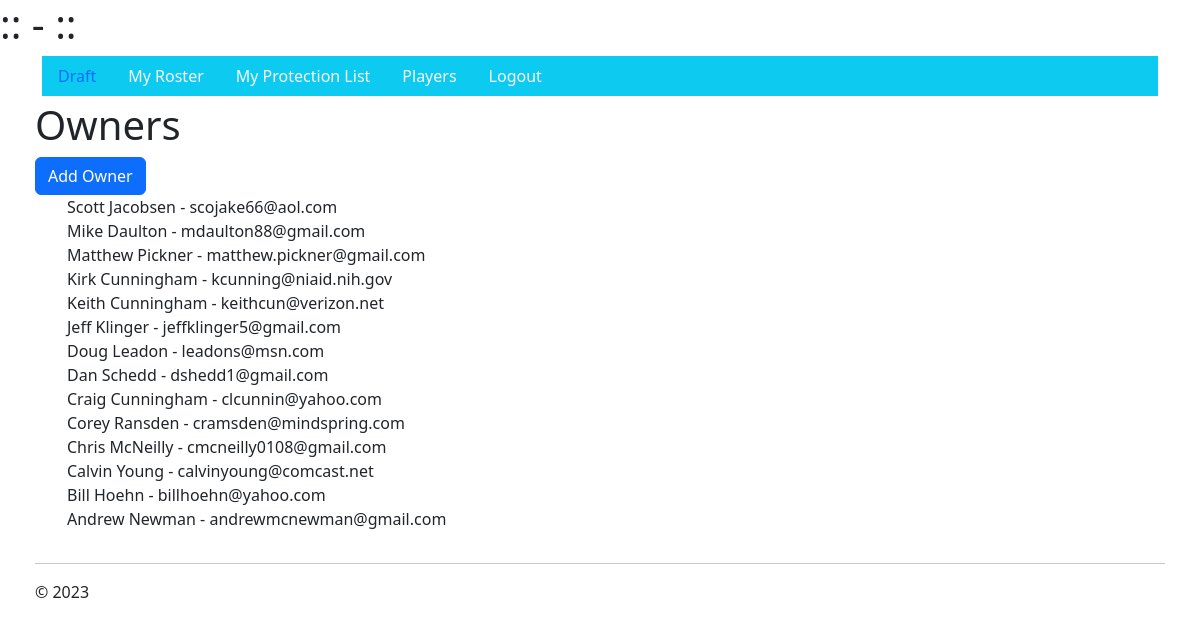
The app's page /owners/ with its own data.
### DAFLDraft/models.py (models this page shows, shortened)
class Owner(models.Model):
    name = models.CharField(max_length=100)
    email = models.EmailField()
    username = models.CharField(max_length=15, default="")
    class Meta:
        ordering = ["-name"]

### DAFLDraft/views.py (the view)
# urls.py: path("owners/", views.OwnerListView.as_view(), name="owner-list"),
class OwnerListView(ListView):
    model = Owner

### DAFLDraft/templates/DAFLDraft/owner_list.html (shortened to what this page needs)
{% extends "DAFLDraft/layout.html" %}
{% block content %}
<div class="row">
    <div class="col-12">
        <h1>Owners</h1>
    </div>
</div>
<div class="row">
    <div class="col-12">
        <a href="{% url 'owner-add' %}" class="btn btn-primary">Add Owner</a>
    </div>
</div>
<div class="row">
    <div class="col-12">
        <ul class="list=group">
            {% for obj in object_list %}
                <a href="{% url 'owner-update' pk=obj.id %}" class="list-group-item list-group-item-action">{{ obj.name }} - {{ obj.email }}</a>
            {% endfor %}
        </ul>
    </div>
</div>
{% endblock %}

### DAFLDraft/templates/DAFLDraft/layout.html (shortened to what this page needs)
<!DOCTYPE html>
<html>
<head>
    {% load static %}
    {% load bootstrap5 %}
    {% load bootstrap_icons %}
    {% bootstrap_css %}
    <link rel="stylesheet" type="text/css" href="{% static 'DAFLDraft/site.css' %}"/>
</head>
<body>
    <h1>:{{ user.get_username }}: - :{{ user.groups.all.0 }}:</h1>
    <div class="container">
        <div class="nav bg-info">
            <li class="nav-item">
                <a href="{% url 'roster-add' %}" class="nav-link link">Draft</a>
            </li>
            {% if not perms.team.can_view_team %}
            <li class="nav-item">
                <a href="{% url 'team-roster' %}" class="nav-link link-light">My Roster</a>
            </li>
            <li class="nav-item">
                <a href="{% url 'team-protection-list' %}" class="nav-link link-light">My Protection List</a>
            </li>
            {% else %}
            <li class="nav-item">
                <a href="{% url 'team-list' %}" class="nav-link link-light">Teams</a>
            </li>
            {% endif %}
            <li class="nav-item">
                <a href="{% url 'player-list' %}" class="nav-link link-light">Players</a>
            </li>
            <li class="nav-item">
                <a href="{% url 'logout' %}" class="nav-link link-light">Logout</a>
            </li>
        </div>
    </div>
<div class="body-content container">
    {% block content %}
    {% endblock %}
    <hr/>
    <footer>
        <p>&copy; 2023</p>
    </footer>
</div>
</body>
</html>

### DAFLDraft/static/DAFLDraft/site.css (style rules this page uses)
.body-content { padding: 5px; font-family:'Segoe UI', Tahoma, Geneva, Verdana, sans-serif; }

### records on screen
Owner: name "Scott Jacobsen", email "scojake66@aol.com"
Owner: name "Mike Daulton", email "mdaulton88@gmail.com"
Owner: name "Matthew Pickner", email "matthew.pickner@gmail.com"
Owner: name "Kirk Cunningham", email "kcunning@niaid.nih.gov"
Owner: name "Keith Cunningham", email "keithcun@verizon.net"
Owner: name "Jeff Klinger", email "jeffklinger5@gmail.com"
Owner: name "Doug Leadon", email "leadons@msn.com"
Owner: name "Dan Schedd", email "dshedd1@gmail.com"
Owner: name "Craig Cunningham", email "clcunnin@yahoo.com"
Owner: name "Corey Ransden", email "cramsden@mindspring.com"
Owner: name "Chris McNeilly", email "cmcneilly0108@gmail.com"
Owner: name "Calvin Young", email "calvinyoung@comcast.net"
Owner: name "Bill Hoehn", email "billhoehn@yahoo.com"
Owner: name "Andrew Newman", email "andrewmcnewman@gmail.com"
